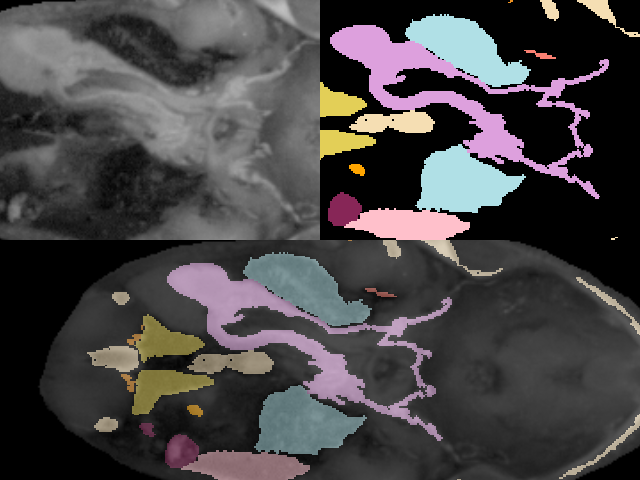

Reproduce this figure in Python.
#!/usr/bin/env python

# Frog slice: photo (upper-left), segmentation (upper-right), composite (bottom).

import os
from pathlib import Path

# Factory overrides: importing these modules registers the OpenGL rendering
# and interaction style implementations for vtkRenderingCore factory classes.
import vtkmodules.vtkInteractionStyle  # noqa: F401
import vtkmodules.vtkRenderingOpenGL2  # noqa: F401

# VTK pipeline classes used in this example
from vtkmodules.vtkCommonCore import vtkLookupTable
from vtkmodules.vtkCommonMath import vtkMatrix4x4
from vtkmodules.vtkCommonTransforms import vtkTransform
from vtkmodules.vtkFiltersCore import vtkPolyDataNormals
from vtkmodules.vtkFiltersGeneral import vtkTransformPolyDataFilter
from vtkmodules.vtkFiltersSources import vtkPlaneSource
from vtkmodules.vtkIOImage import vtkMetaImageReader
from vtkmodules.vtkImagingCore import vtkImageConstantPad
from vtkmodules.vtkRenderingCore import (
    vtkActor,
    vtkCamera,
    vtkPolyDataMapper,
    vtkRenderWindow,
    vtkRenderWindowInteractor,
    vtkRenderer,
    vtkTexture,
    vtkWindowLevelLookupTable,
)

# Colors (normalized RGB)
slate_gray_rgb = (0.439, 0.502, 0.565)

# Data: locate frog and frogtissue volumes
data_dir = Path(os.environ.get("VPE_DATA_DIR", Path(__file__).parent))
frog_file = str(data_dir / "Frog" / "frog.mhd")
tissue_file = str(data_dir / "Frog" / "frogtissue.mhd")
slice_number = 39

# Transform: head-first superior-to-inferior (hfsi) orientation
# Combines a 180° y-rotation (head-first) with a superior-to-inferior permutation.
hf_mat = vtkMatrix4x4()
hf_mat.Zero()
hf_mat.SetElement(0, 0, -1)
hf_mat.SetElement(1, 1, 1)
hf_mat.SetElement(2, 2, -1)
hf_mat.SetElement(3, 3, 1)

si_mat = vtkMatrix4x4()
si_mat.Zero()
si_mat.SetElement(0, 0, 1)
si_mat.SetElement(1, 2, 1)
si_mat.SetElement(2, 1, -1)
si_mat.SetElement(3, 3, 1)

hfsi_transform = vtkTransform()
hfsi_transform.Concatenate(hf_mat)
hfsi_transform.Concatenate(si_mat)

# LookupTable: tissue segmentation colors (16 labels)
lut = vtkLookupTable()
lut.SetNumberOfColors(16)
lut.SetTableRange(0, 15)
lut.Build()
lut.SetTableValue(0, 0.0, 0.0, 0.0, 1.0)          # Black
lut.SetTableValue(1, 0.980, 0.502, 0.447, 1.0)      # Salmon
lut.SetTableValue(2, 0.961, 0.961, 0.863, 1.0)      # Beige
lut.SetTableValue(3, 1.0, 0.647, 0.0, 1.0)          # Orange
lut.SetTableValue(4, 1.0, 0.894, 0.882, 1.0)        # MistyRose
lut.SetTableValue(5, 1.0, 1.0, 1.0, 1.0)            # White
lut.SetTableValue(6, 1.0, 0.388, 0.278, 1.0)        # Tomato
lut.SetTableValue(7, 0.529, 0.149, 0.341, 1.0)      # Raspberry
lut.SetTableValue(8, 0.890, 0.812, 0.341, 1.0)      # Banana
lut.SetTableValue(9, 0.804, 0.522, 0.247, 1.0)      # Peru
lut.SetTableValue(10, 1.0, 0.753, 0.796, 1.0)       # Pink
lut.SetTableValue(11, 0.690, 0.878, 0.902, 1.0)     # PowderBlue
lut.SetTableValue(12, 0.930, 0.569, 0.129, 1.0)     # Carrot
lut.SetTableValue(13, 0.961, 0.871, 0.702, 1.0)     # Wheat
lut.SetTableValue(14, 0.933, 0.510, 0.933, 1.0)     # Violet
lut.SetTableValue(15, 0.867, 0.627, 0.867, 1.0)     # Plum

# ---------- Greyscale photograph slice ----------

# Reader: load the photographic frog volume
grey_reader = vtkMetaImageReader()
grey_reader.SetFileName(frog_file)
grey_reader.Update()

# ImageConstantPad: extract a single slice
grey_padder = vtkImageConstantPad()
grey_padder.SetInputConnection(grey_reader.GetOutputPort())
grey_padder.SetOutputWholeExtent(0, 511, 0, 511, slice_number, slice_number)
grey_padder.SetConstant(0)

# PlaneSource: geometry for the textured quad
grey_plane = vtkPlaneSource()

# TransformPolyDataFilter: orient the plane with hfsi transform
grey_transform = vtkTransformPolyDataFilter()
grey_transform.SetTransform(hfsi_transform)
grey_transform.SetInputConnection(grey_plane.GetOutputPort())

# PolyDataNormals: ensure correct normal direction
grey_normals = vtkPolyDataNormals()
grey_normals.SetInputConnection(grey_transform.GetOutputPort())
grey_normals.FlipNormalsOff()

# WindowLevelLookupTable: map greyscale values
wllut = vtkWindowLevelLookupTable()
wllut.SetWindow(255)
wllut.SetLevel(128)
wllut.SetTableRange(0, 255)
wllut.Build()

# Mapper: map the plane geometry
grey_mapper = vtkPolyDataMapper()
grey_mapper.SetInputConnection(grey_plane.GetOutputPort())

# Texture: apply the greyscale slice as a texture
grey_texture = vtkTexture()
grey_texture.SetInputConnection(grey_padder.GetOutputPort())
grey_texture.SetLookupTable(wllut)
grey_texture.SetColorModeToMapScalars()
grey_texture.InterpolateOn()

# Actor: textured greyscale plane
grey_actor = vtkActor()
grey_actor.SetMapper(grey_mapper)
grey_actor.SetTexture(grey_texture)

# ---------- Segmented tissue slice ----------

# Reader: load the segmented frog tissue volume
segment_reader = vtkMetaImageReader()
segment_reader.SetFileName(tissue_file)
segment_reader.Update()

# ImageConstantPad: extract a single slice
segment_padder = vtkImageConstantPad()
segment_padder.SetInputConnection(segment_reader.GetOutputPort())
segment_padder.SetOutputWholeExtent(0, 511, 0, 511, slice_number, slice_number)
segment_padder.SetConstant(0)

# PlaneSource: geometry for the textured quad
segment_plane = vtkPlaneSource()

# TransformPolyDataFilter: orient the plane with hfsi transform
segment_transform = vtkTransformPolyDataFilter()
segment_transform.SetTransform(hfsi_transform)
segment_transform.SetInputConnection(segment_plane.GetOutputPort())

# PolyDataNormals: ensure correct normal direction
segment_normals = vtkPolyDataNormals()
segment_normals.SetInputConnection(segment_transform.GetOutputPort())
segment_normals.FlipNormalsOn()

# Mapper: map the plane geometry
segment_mapper = vtkPolyDataMapper()
segment_mapper.SetInputConnection(segment_plane.GetOutputPort())

# Texture: apply the tissue labels as a color texture
segment_texture = vtkTexture()
segment_texture.SetInputConnection(segment_padder.GetOutputPort())
segment_texture.SetLookupTable(lut)
segment_texture.SetColorModeToMapScalars()
segment_texture.InterpolateOff()

# Actor: textured segmented plane
segment_actor = vtkActor()
segment_actor.SetMapper(segment_mapper)
segment_actor.SetTexture(segment_texture)

# Actor: semi-transparent overlay of segmentation on photograph
segment_overlay_actor = vtkActor()
segment_overlay_actor.SetMapper(segment_mapper)
segment_overlay_actor.SetTexture(segment_texture)
segment_overlay_actor.GetProperty().SetOpacity(0.5)

# ---------- Renderers and window ----------

# Camera: shared across all three viewports
cam1 = vtkCamera()
cam1.SetViewUp(0, -1, 0)
cam1.SetPosition(0, 0, -1)

# Renderer: greyscale photograph (upper-left)
ren1 = vtkRenderer()
ren1.SetViewport(0, 0.5, 0.5, 1)
ren1.AddActor(grey_actor)
ren1.SetBackground(slate_gray_rgb)

# Renderer: segmented tissue (upper-right)
ren2 = vtkRenderer()
ren2.SetViewport(0.5, 0.5, 1, 1)
ren2.AddActor(segment_actor)
ren2.SetBackground(slate_gray_rgb)

# Renderer: composite overlay (bottom)
ren3 = vtkRenderer()
ren3.SetViewport(0, 0, 1, 0.5)
ren3.AddActor(grey_actor)
ren3.AddActor(segment_overlay_actor)
segment_overlay_actor.SetPosition(0, 0, -0.01)
ren3.SetBackground(slate_gray_rgb)

# Window: display the rendered scene
render_window = vtkRenderWindow()
render_window.AddRenderer(ren1)
render_window.AddRenderer(ren2)
render_window.AddRenderer(ren3)
render_window.SetWindowName("frog slice")
render_window.SetMultiSamples(0)
render_window.SetSize(640, 480)

# Scene: configure cameras
ren1.SetActiveCamera(cam1)
ren1.ResetCamera()
cam1.SetViewUp(0, -1, 0)
cam1.SetPosition(0.0554068, -0.0596001, -0.491383)
cam1.SetFocalPoint(0.0554068, -0.0596001, 0)
ren1.ResetCameraClippingRange()
ren2.SetActiveCamera(ren1.GetActiveCamera())
ren3.SetActiveCamera(ren1.GetActiveCamera())

# Interactor: handle mouse and keyboard events
render_window_interactor = vtkRenderWindowInteractor()
render_window_interactor.SetRenderWindow(render_window)

# Launch the interactive visualization
render_window_interactor.Initialize()
render_window_interactor.Start()
